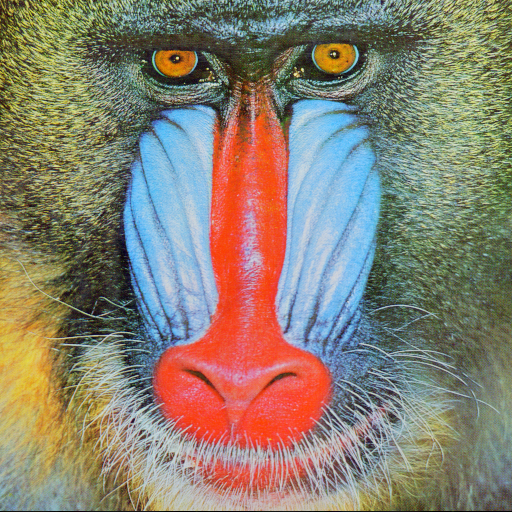
#> input picture 03_interpolation/baboon.png, 512 x 512 px
$ jupyter execute --allow-errors ex2_spline_order.ipynb   (shell and % lines are left out)
#> lines starting #> are read from the running program, lines starting #| are printed output that depends on the picture
# Homework 3, Exercise 2
*Julia Herzen, Klaus Achterhold, Clemens Schmid, Manuel Schultheiss*

November 22, 2020
## Spline Order

The goal of this exercise is to look at the results of different orders of spline interpolation.

For simplicity, we will use the `scipy.ndimage.rotate` function to rotate an image.
The function uses a special case of affine transform, where the re-gridding and interpolation steps are performed automatically. It accepts the `order` parameter, which may take integers between 0 and 5. These correspond to different interpolation methods.

You need to replace the `??` in the code with the required commands.

[cell 1]
import numpy as np
import matplotlib.pyplot as plt
import scipy.ndimage as nd

from ipywidgets import interact
import ipywidgets as widgets

* Load the 'baboon.png' image,
* Average all color channels,
* normalize the maximum value to 1:

[cell 2]
img = plt.imread('baboon.png').mean(-1)
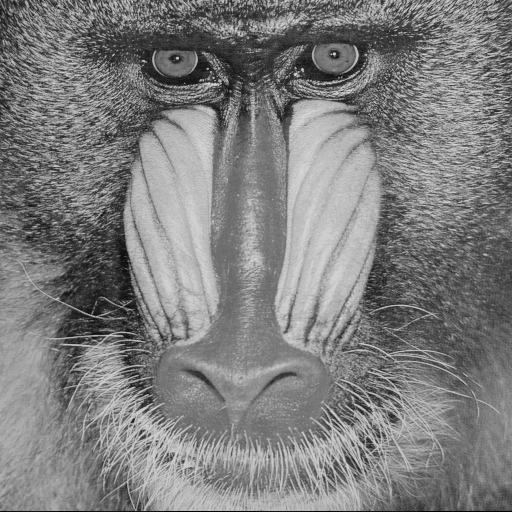
#> img: shape (512, 512) float32; min 0, max 0.873, mean 0.496
img = img/img.max()
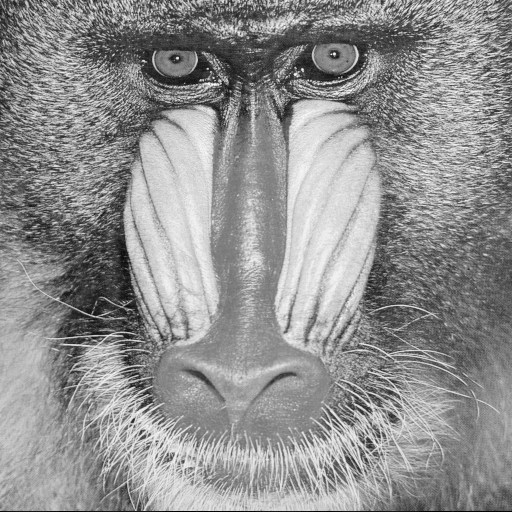
#> img: shape (512, 512) float32; min 0, max 1, mean 0.568
sh = np.shape(img)
#> sh = (512, 512)

[cell 3]
plt.figure(1, figsize=(7,7))
plt.imshow(img, cmap='gray')

Crop the image to e.g. $200 \times 200$ pixels while **focusing on fine structures**!

[cell 4]
img_cropped = img[300:500, 50:250]
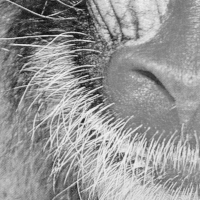
#> img_cropped: shape (200, 200) float32; min 0.0539, max 0.955, mean 0.588
plt.figure(2)
plt.imshow(img_cropped, cmap='gray')

We will look at:
* Nearest-neighbor interpolation (`order = 0`)
* Bilinear interpolation (`order = 1`)
* Biquadratic interpolation (`order = 2`)
* Bicubic interpolation (`order = 3`)
* Order-5 ("biquintic"?) interpolation (`order = 5`)

For each method, we will save the interpolated images (one for each angle) in a list:

[cell 5]
img_order0 = []
img_order1 = []
img_order2 = []
img_order3 = []
img_order5 = []

Define an equidistant range of angles between 0 and 360 degrees. Do not repeat the 0-th angle at the end ($0^{\circ} = 360^{\circ}$).

Please choose a multiple of 4 for the number of angles.

[cell 6]
Nsteps = 20

angles = np.linspace(0, 360, Nsteps, endpoint=False)
angles

Now, apply the rotation for each angle and each interpolation order.
Ensure that the **shape of the image is not changed** (remember exercise 1)!

[cell 7]
for angle in angles:
    img_order0.append(nd.rotate(img_cropped, angle, reshape=False, order=0))
    img_order1.append(nd.rotate(img_cropped, angle, reshape=False, order=1))
    img_order2.append(nd.rotate(img_cropped, angle, reshape=False, order=2))
    img_order3.append(nd.rotate(img_cropped, angle, reshape=False, order=3))
    img_order5.append(nd.rotate(img_cropped, angle, reshape=False, order=5))
#> after the loop, img_order0 = 20 items; img_order1 = 20 items; img_order2 = 20 items; img_order3 = 20 items; img_order5 = 20 items
#> the sliders are set to step = 0

    # ... and so on for all five lists.

Define a function which takes the parameter `step` and plots the `step`-th image of all five interpolation methods in a $2 \times 3$ grid (you'll have to leave one grid element empty of course):

[cell 8]
def show_all_orders(step):
#> called with step = 0
    plt.figure(3, figsize=(30,15))
    plt.subplot(2,3,1); plt.title('Nearest-neighbor interpolation')
    plt.imshow(img_order0[step], cmap='gray')
    plt.subplot(2,3,2); plt.title('Bilinear interpolation')
    plt.imshow(img_order1[step], cmap='gray')
    plt.subplot(2,3,3); plt.title('Biquadratic interpolation')
    plt.imshow(img_order2[step], cmap='gray')
    plt.subplot(2,3,4); plt.title('Bicubic interpolation')
    plt.imshow(img_order3[step], cmap='gray')
    plt.subplot(2,3,5); plt.title('Biquintic interpolation')
    plt.imshow(img_order5[step], cmap='gray')
    plt.show()
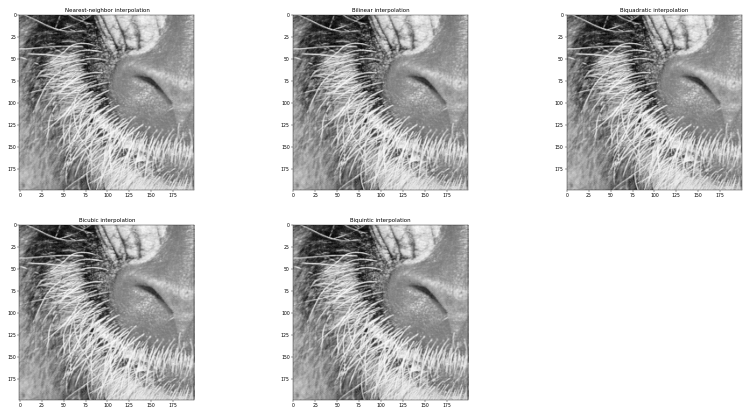
#> figure drawn by matplotlib, 5 panels

    # ... and so on for all five variants.

In IPython Notebook, we can use a slider to go manually go through the images:

(while the slider is highlighted, you can also use the arrow keys)

[cell 9]
interact(show_all_orders, step=widgets.IntSlider(min=0,max=Nsteps,step=1,value=0));

**Questions to consider:**

* Which features are noticeably different in the different methods? Why?
    * **High frequency features** are the most distinguishable. As we increase the order of interpolation, the loss of details decreases. Since features are in the order of couple of pixels, same as interpolation.
* For some special angles, all methods produce the same result. Why?
    * **Output coordinates are the same as the input, meaning that there is no need to interpolate, it's just sampling**

**BONUS TASK:** To focus on the differences between the methods, repeat the above with a new function, showing the difference with respect to the next smaller order (i.e. order 1 minus order 0, order 2 minus order 1, etc.). This means of course that a 2x2 grid is sufficient.

Optionally, to allow comparing the magnitude of the differences, fix the scale of imshow with the keywords `vmin`, `vmax`.

[cell 10]
def show_differences(step):

    plt.figure(4, figsize=(10,10))
    plt.subplot(2,2,1); plt.title('order 1 - order 0')
    plt.imshow(img_order1[step] - img_order0[step], cmap='gray')
    plt.subplot(2,2,2); plt.title('order 2 - order 1')
    plt.imshow(img_order2[step] - img_order1[step], cmap='gray')
    plt.subplot(2,2,3); plt.title('order 3 - order 2')
    plt.imshow(img_order3[step] - img_order2[step], cmap='gray')
    plt.subplot(2,2,4); plt.title('order 5 - order 3')
    plt.imshow(img_order5[step] - img_order3[step], cmap='gray')
    # ... and so on for all four differences.

#> (a cell that did not finish here is left out)

[cell 12]
interact(show_differences, step=widgets.IntSlider(min=0,max=20,step=1,value=0));
#> the sliders are set to step = 0
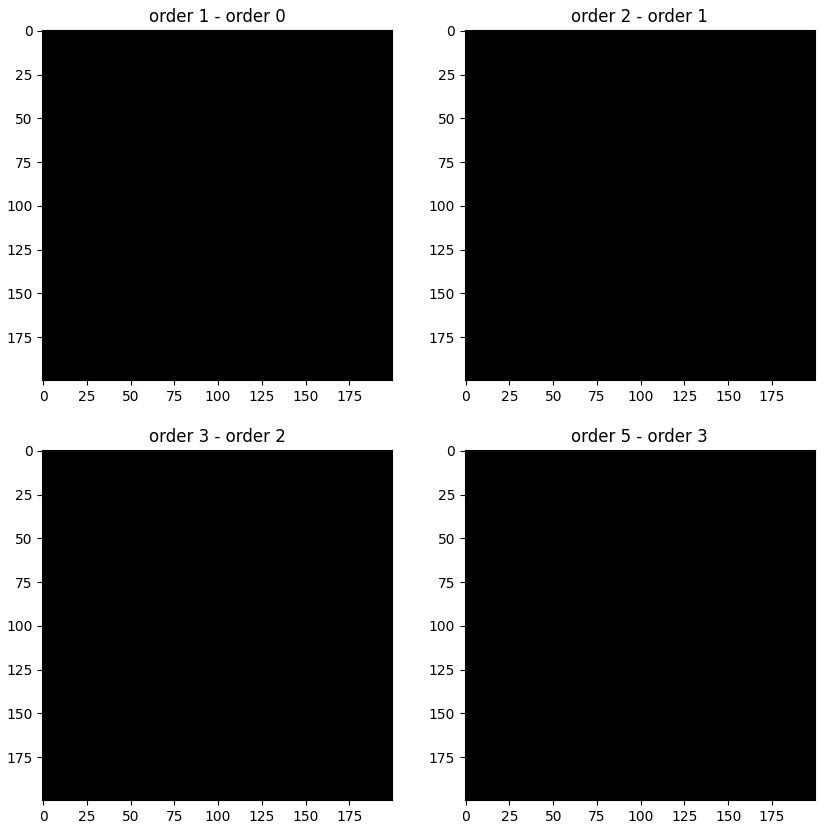
#> figure drawn by matplotlib, 4 panels

Optionally, modify `show_differences` such that the scale of all images is fixed to the range $[-0.3, 0.3]$ (consider the `vmin`, `vmax` keywords.

What differences do you notice?

[cell 13]
def show_differences2(step):
    plt.figure(5, figsize=(10,10))
    plt.subplot(2,2,1); plt.title('order 1 - order 0')
    plt.imshow(img_order1[step] - img_order0[step], cmap='gray', vmin = -0.3, vmax = 0.3)
    plt.subplot(2,2,2); plt.title('order 2 - order 1')
    plt.imshow(img_order2[step] - img_order1[step], cmap='gray', vmin = -0.3, vmax = 0.3)
    plt.subplot(2,2,3); plt.title('order 3 - order 2')
    plt.imshow(img_order3[step] - img_order2[step], cmap='gray', vmin = -0.3, vmax = 0.3)
    plt.subplot(2,2,4); plt.title('order 5 - order 3')
    plt.imshow(img_order5[step] - img_order3[step], cmap='gray', vmin = -0.3, vmax = 0.3)

[cell 14]
interact(show_differences2, step=widgets.IntSlider(min=0,max=20,step=1,value=0));
#> the sliders are set to step = 0
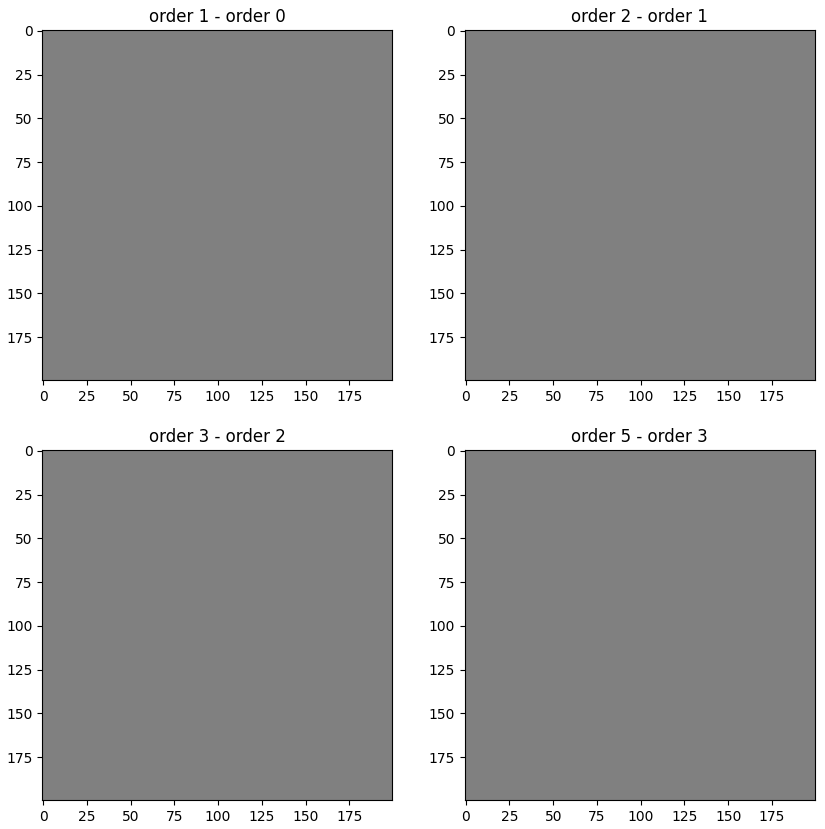
#> figure drawn by matplotlib, 4 panels

$ run again, with 03_interpolation/tree_new.jpg saved as 03_interpolation/baboon.png
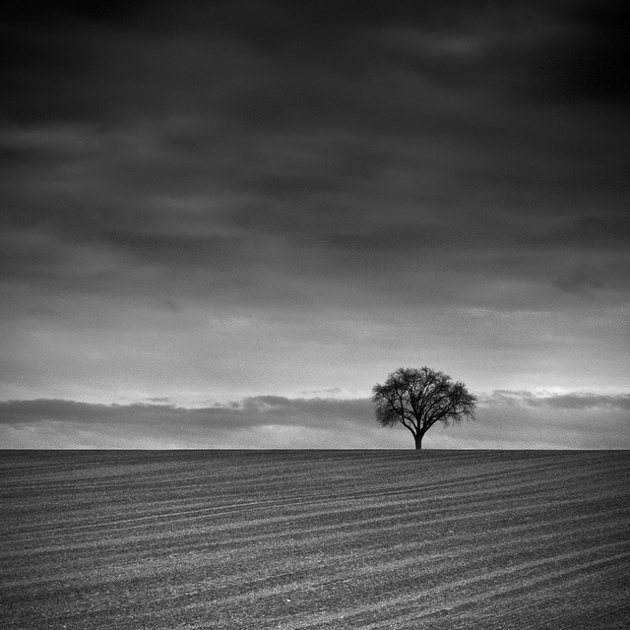
#> input picture 03_interpolation/tree_new.jpg, 630 x 630 px
#> `img_cropped = img[300:500, 50:250]`:
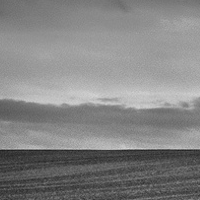
#> img_cropped: shape (200, 200) float32; min 0.106, max 0.859, mean 0.518
#> after the loop `for angle in angles:`: img_order0 = 20 items
